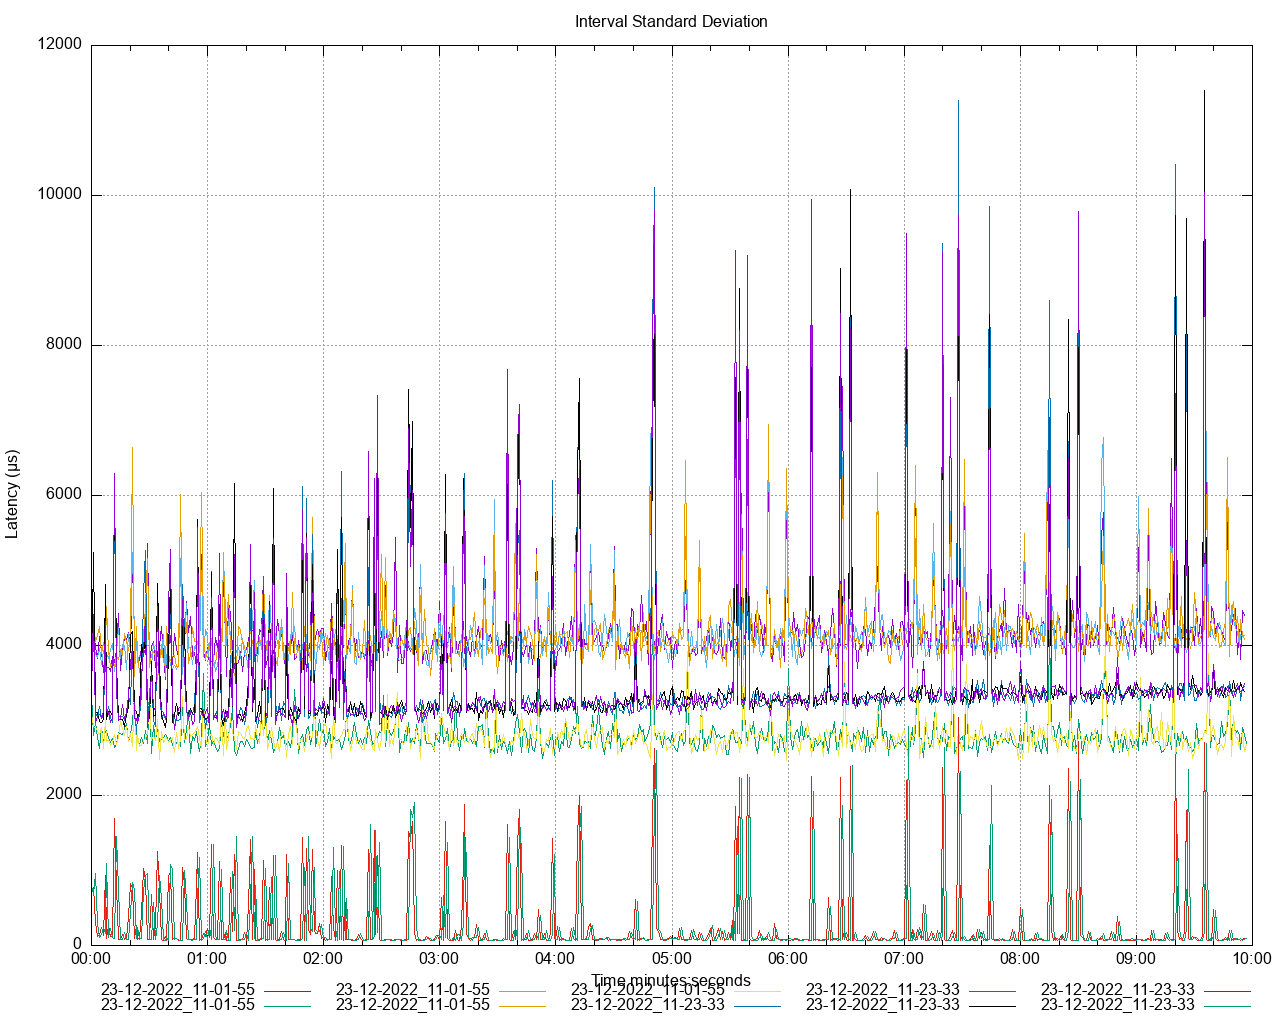

Source code (gnuplot):
set title 'Interval Standard Deviation' noenhanced
set style data lines
set datafile separator ","
set terminal png size 1280,1024
set grid
set key below
set xdata time
set timefmt "%s"
offset = 0
t0(x)=(offset=($0==0) ? x : offset, x - offset)
set xlabel 'Time minutes:seconds'
set ylabel 'Latency (μs)'
set output '/Users/ahmet.mircik/Workspace/python/hazelcast-simulator/offload-benchmarks/report/latency/latency_interval_std_deviation_get.png'
plot \
   '/Users/ahmet.mircik/Workspace/python/hazelcast-simulator/offload-benchmarks/report/data/latency_interval_std_deviation_get_1.data' using (t0(timecolumn(1))):2 title "23-12-2022_11-01-55" noenhanced , \
   '/Users/ahmet.mircik/Workspace/python/hazelcast-simulator/offload-benchmarks/report/data/latency_interval_std_deviation_get_2.data' using (t0(timecolumn(1))):2 title "23-12-2022_11-01-55" noenhanced , \
   '/Users/ahmet.mircik/Workspace/python/hazelcast-simulator/offload-benchmarks/report/data/latency_interval_std_deviation_get_3.data' using (t0(timecolumn(1))):2 title "23-12-2022_11-01-55" noenhanced , \
   '/Users/ahmet.mircik/Workspace/python/hazelcast-simulator/offload-benchmarks/report/data/latency_interval_std_deviation_get_4.data' using (t0(timecolumn(1))):2 title "23-12-2022_11-01-55" noenhanced , \
   '/Users/ahmet.mircik/Workspace/python/hazelcast-simulator/offload-benchmarks/report/data/latency_interval_std_deviation_get_5.data' using (t0(timecolumn(1))):2 title "23-12-2022_11-01-55" noenhanced , \
   '/Users/ahmet.mircik/Workspace/python/hazelcast-simulator/offload-benchmarks/report/data/latency_interval_std_deviation_get_6.data' using (t0(timecolumn(1))):2 title "23-12-2022_11-23-33" noenhanced , \
   '/Users/ahmet.mircik/Workspace/python/hazelcast-simulator/offload-benchmarks/report/data/latency_interval_std_deviation_get_7.data' using (t0(timecolumn(1))):2 title "23-12-2022_11-23-33" noenhanced , \
   '/Users/ahmet.mircik/Workspace/python/hazelcast-simulator/offload-benchmarks/report/data/latency_interval_std_deviation_get_8.data' using (t0(timecolumn(1))):2 title "23-12-2022_11-23-33" noenhanced , \
   '/Users/ahmet.mircik/Workspace/python/hazelcast-simulator/offload-benchmarks/report/data/latency_interval_std_deviation_get_9.data' using (t0(timecolumn(1))):2 title "23-12-2022_11-23-33" noenhanced , \
   '/Users/ahmet.mircik/Workspace/python/hazelcast-simulator/offload-benchmarks/report/data/latency_interval_std_deviation_get_10.data' using (t0(timecolumn(1))):2 title "23-12-2022_11-23-33" noenhanced , \
